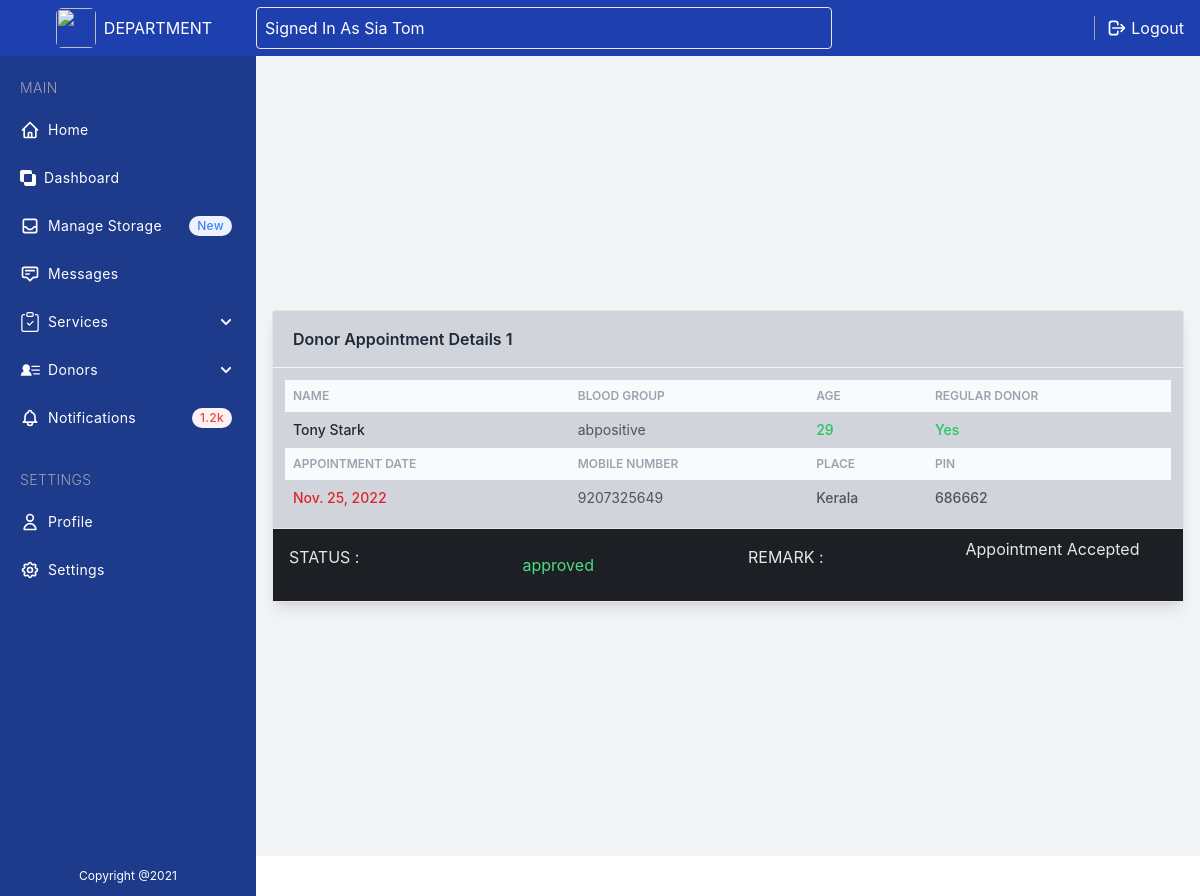
Before: /scheduled_appointments/ (signed in) with the older database file.
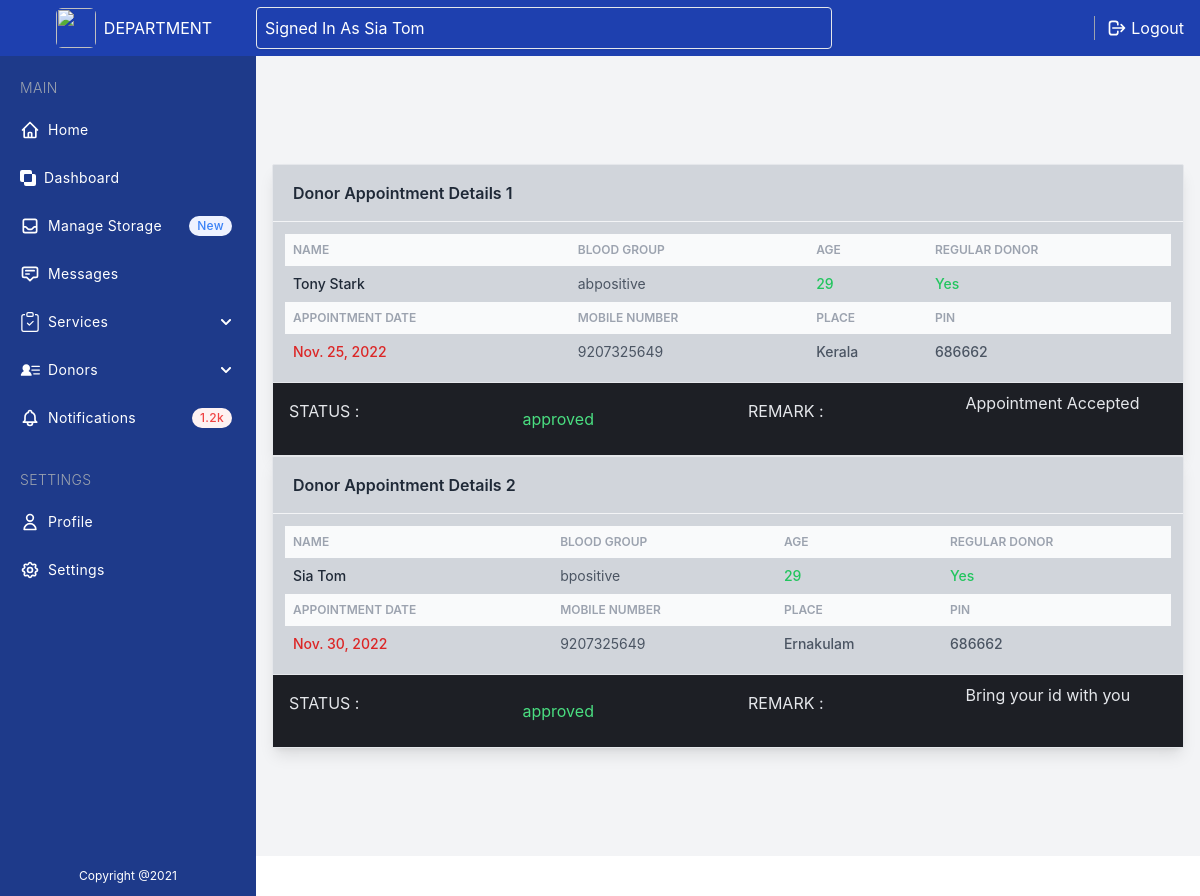
After: the same page with the newer database file.
### user/models.py (models this page shows, shortened)
class DonorAppointment (models.Model):
    user = models.ForeignKey(Donor, on_delete=models.CASCADE)
    fname = models.CharField(max_length=50)
    lname = models.CharField(max_length=50)
    age = models.CharField(max_length=2)
    place = models.CharField(max_length=50)
    pin = models.CharField(max_length=6)
    mob = models.CharField(max_length=15, null=True)
    bloodgroup = models.CharField(max_length=10)
    appointmentdate = models.DateField( max_length=10)
    regulardonor = models.CharField(max_length=6)
    status = models.CharField(max_length=40, null=True)
    departmentremark = models.CharField(max_length=300, null=True)
    date = models.DateTimeField(auto_now_add=True)
    updationdate = models.DateField(null=True)

### department/views.py (the view)
# urls.py: path('scheduled_appointments/', views.scheduled_appointments, name='scheduled_appointments'),
def scheduled_appointments(request):
    if not request.user.is_authenticated:
        return redirect('dep_login')
    appointment = DonorAppointment.objects.filter(status="approved")
    return render(request, 'dep_scheduled_appointments.html', locals())

### templates/dep_scheduled_appointments.html (shortened to what the changed rows need)
{% extends 'dep_base.html' %}
{% block content %}
{% load static %}
<div class="flex flex-col justify-center antialiased bg-gray-100 text-gray-600 h-screen ml-14 mt-14 mb-10 md:ml-64 px-4 ">
    {% for i in appointment %}
    <div class="w-full max-w-screen mx-auto bg-gray-300 shadow-lg rounded-sm border border-gray-200">
        <header class="px-5 py-4 border-b border-gray-100">
            <div class="font-semibold text-gray-800">Donor Appointment Details {{ forloop.counter}}</div>
        </header>
        <div class="overflow-x-auto p-3">
            <table class="table-auto w-full">
                <thead class="text-xs font-semibold uppercase text-gray-400 bg-gray-50">
                    <tr>
                        <th class="p-2">
                            <div class="font-semibold text-left">Name</div>
                        </th>
                        <th class="p-2">
                            <div class="font-semibold text-left">Blood Group</div>
                        </th>
                        <th class="p-2">
                            <div class="font-semibold text-left">Age</div>
                        </th>
                        <th class="p-2">
                            <div class="font-semibold text-left">Regular Donor</div>
                        </th>
                    </tr>
                </thead>
                <tbody class="text-sm divide-y divide-gray-100">
                    <tr>
                        <td class="p-2">
                            <div class="font-medium text-gray-800">
                               {{i.fname}} {{i.lname}}
                            </div>
                        </td>
                        <td class="p-2">
                            <div class="text-left">
                                {{i.bloodgroup}}
                            </div>
                        </td>
                        <td class="p-2">
                            <div class="text-left font-medium text-green-500">
                                {{i.age}}
                            </div>
                        </td>
                        <td class="p-2">
                            <div class="text-left font-medium text-green-500">
                                {{i.regulardonor}}
                            </div>
                        </td>
                    </tr>
                </tbody>
                <thead class="text-xs font-semibold uppercase text-gray-400 bg-gray-50">
                    <tr>
                        <th class="p-2">
                            <div class="font-semibold text-left">Appointment Date</div>
                        </th>
                        <th class="p-2">
                            <div class="font-semibold text-left">Mobile Number</div>
                        </th>
                        <th class="p-2">
                            <div class="font-semibold text-left">Place</div>
                        </th>
                        <th class="p-2">
                            <div class="font-semibold text-left">Pin</div>
                        </th>
                    </tr>
                </thead>
                <tbody class="text-sm divide-y divide-gray-100">
                    <tr>
                        <td class="p-2">
                            <div class="font-medium text-red-600">
                                {{i.appointmentdate}}
                            </div>
                        </td>
                        <td class="p-2">
                            <div class="text-left">
                                {{i.mob}}
                            </div>
                        </td>
                        <td class="p-2">
                            <div class="text-left font-medium ">
                                {{i.place}}
                            </div>
                        </td>
                        <td class="p-2">
                            <div class="text-left font-medium">
                                {{i.pin}}
                            </div>
                        </td>
                    </tr>
                </tbody>
            </table>
        </div>
        <div class="flex flex-col md:justify-between md:flex-row space-x-2 border-t bg-veryDarkBlue">
                <div class="flex text-gray-200 w-full md:w-1/2 justify-between">
                    <p class="uppercase p-4">Status :</p>
                    <div class="w-1/2 p-6 ">
                        <p class="text-green-400">{{ i.status }}</p>
                    </div>
                </div>
                <div class="flex text-gray-200 w-full md:w-1/2 justify-between">
                    <p class="uppercase p-4">Remark :</p>
                    <div class="w-1/2 p-2">
                        <p>{{ i.departmentremark }}
                        </p>
                    </div>
                </div>
        </div>
    </div>
    {% endfor %}
</div>
{% endblock %}

Changed rows visible on the page:
now on this page (row edited): DonorAppointment: fname "Sia", lname "Tom", bloodgroup "bpositive", age "29", regulardonor "Yes", appointmentdate "Nov. 30, 2022", mob "9207325649", place "Ernakulam", pin "686662", status "approved", departmentremark "Bring your id with you"
